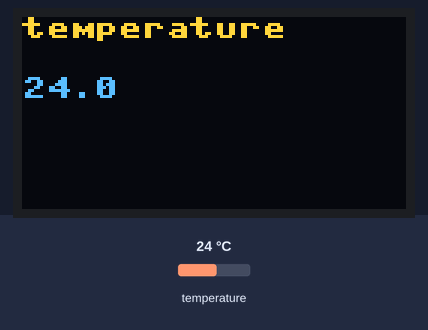
Bench run of a program on a simulated ESP8266 board running MicroPython. Parts: 128×64 one-colour display. The test bench sets the inputs (shaded band); at power-on: temperature 24 °C. The OLED is the two-colour kind (top 16 rows yellow); WiFi joins after 1.5 s; no MQTT or app messages arrive unless stated; what the program prints to the serial console is not drawn.

Above: at 8.4 s.
8.5 s: temperature set to 12 °C
At 14.0 s:
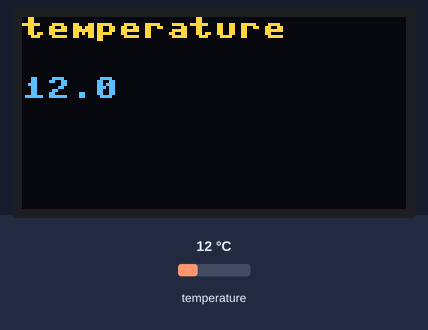
14.3 s: temperature set to 19 °C
19.3 s: temperature set to 28 °C
At 24.1 s:
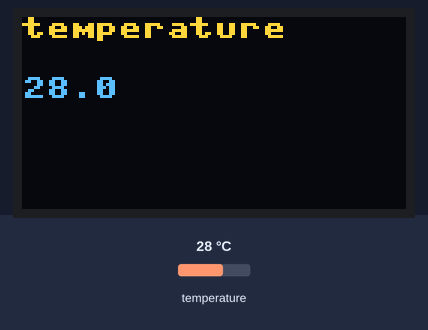
Timing chart, 0 to 25.6 s (numbered marks = the images above; inputs shaded):
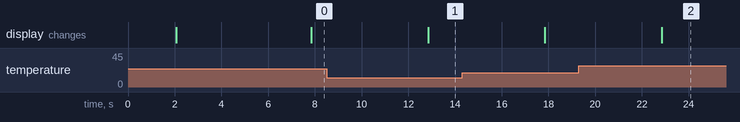

The program:

Q3_temperature.py
```python
# -*- coding: utf-8 -*-
"""
[LDR Micropython ESP8266] ===============================================================================

Temperature sensor line to board 12 (onwewire conversion)

Environment prepare:
In your Blynk App project:
    - add "SuperChart" widget or other, and add datastream : name temperature
    - bind it to Virtual Pin V5
    - no update time menu (IOT send data periodically

    - Run the App (green triangle in the upper right corner).
    - define SSID and WiFi password that will be used by ESP8266 board
    - define your auth token for current example and run it

This started program send periodically (5s) with esp8266 timer temperature on superchart
and print the value on oled display
=====================================================================================================================
"""
import blynklib_mp as blynklib
from machine import Timer
import network
import utime as time
from machine import Pin,I2C
from ssd1306 import SSD1306_I2C
from onewire import OneWire
from ds18x20 import DS18X20
from time import sleep_ms
import sys

WIFI_SSID = 'NSI'
WIFI_PASS = 'touchard'
BLYNK_AUTH = '8ttqxxxxxxxxxxxxxxxxxxxxhYOKe4cg'

#Check Wifi Connexion
print("Connecting to WiFi network '{}'".format(WIFI_SSID))
wifi = network.WLAN(network.STA_IF)
wifi.active(True)
wifi.connect(WIFI_SSID, WIFI_PASS)
while not wifi.isconnected():
    time.sleep(1)
    print('WiFi connect retry ...')
print('WiFi IP:', wifi.ifconfig()[0])

print("Connecting to Blynk server...")
blynk = blynklib.Blynk(BLYNK_AUTH,log=print)

#OLED and ds18s20 init
i2c = I2C(scl=Pin(5), sda=Pin(4))
oled = SSD1306_I2C(128, 64, i2c, 0x3c)
bus = OneWire(Pin(12))
ds = DS18X20(bus)
capteur_temperature = ds.scan()

#Timer init
tim = Timer(-1)

#Virtual Pin definition for Blynk interface
TEMP_VPIN = 5

#Interrupt handler executed every 5 seconds
def handleInterrupt(timer):
    ds.convert_temp()
    sleep_ms(750)
    temp_celsius = ds.read_temp(capteur_temperature[0])
    print("Température : ",temp_celsius)
    oled.fill(0)
    oled.text("temperature", 0, 0)
    oled.text(str(temp_celsius), 0, 20)
    oled.show()
    blynk.virtual_write(TEMP_VPIN, temp_celsius)

#Timer configuration
tim.init(period=5000, mode=Timer.PERIODIC, callback=handleInterrupt)

try:
    while True:
        blynk.run()
except KeyboardInterrupt:
    print('Ctrl-C pressed...exiting')
    tim.deinit()
    sys.exit()
```

Measured:
- after the input at 8.5 s, the display: changes after 4.3 s (image 1)
- after the input at 19.3 s, the display: changes after 3.5 s (image 2)
